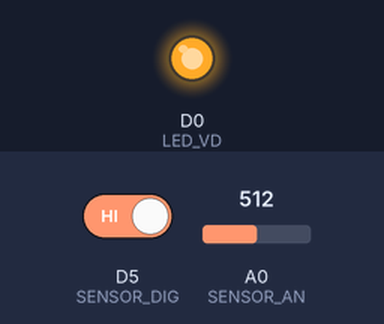
Recording of a sketch running on a simulated ESP8266 (NodeMCU). On the bench: output pins drawn as LEDs (lit = HIGH). Inputs (shaded band) come from the test bench; at power-on: A0 (SENSOR_AN) = 512, D5 (SENSOR_DIG) HIGH. What the sketch prints to the serial monitor is not drawn.

Above: at 1.4 s.
1.5 s: A0 (SENSOR_AN) set to 0
3.7 s: A0 (SENSOR_AN) set to 1023
Timing chart, 0 to 6.7 s (numbered marks = the images above; inputs shaded):
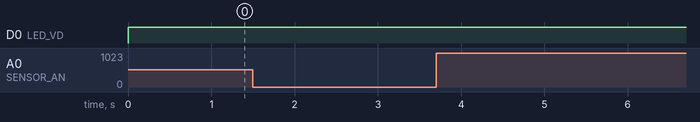

Measured:
- after the input at 1.5 s, every drawn part: stays the same
- after the input at 3.7 s, every drawn part: stays the same

The sketch:

sketch.ino
```cpp
#define LED_VD D0
#define LED_AM D3
#define LED_VM D4
#define SENSOR_DIG D5
#define SENSOR_AN A0

#define SENSOR_MAX 1023

union estados {
  uint16_t fullVar;
  struct ios {
    struct sensor {
      int an : 10;  // 0 - 9
      int dig : 1;  // 10
    } sensor;
    struct led {
      int vd : 1;  // 11
      int am : 1;  // 12
      int vm : 1;  // 13
    } led;
    int void14_15 : 2;  // 14 - 15
  } ios;
} estados;

float ldr_percent = 0;

void leituras_sensor() {
  bool leitura_dig = 0;
  int16_t leitura_an = 0;

  leitura_dig = !digitalRead(SENSOR_DIG);
  leitura_an = analogRead(SENSOR_AN);

  estados.ios.sensor.dig = (leitura_dig & 0x01);
  estados.ios.sensor.an = (leitura_an & 0x3FF);
  ldr_percent = (float)100.0 * (float)(leitura_an / (float)SENSOR_MAX);
}

void acende_leds() {
  static bool vd_ant, am_ant, vm_ant;
  bool vd_aux, am_aux, vm_aux;

  vd_aux = estados.ios.led.vd;
  am_aux = estados.ios.led.am;
  vm_aux = estados.ios.led.vm;

  digitalWrite(LED_VD, 1);
  digitalWrite(LED_AM, 1);
  digitalWrite(LED_VM, 1);
}

void serial() {
  Serial.println("LEDS: VD | AM | VM");
  Serial.printf("      %d  | %d  | %d\n\n",
                estados.ios.led.vd & 0x01,
                estados.ios.led.am & 0x01,
                estados.ios.led.vm & 0x01);

  Serial.println("LDR: DIG |  AN  | Percent");
  Serial.printf("      %d  | %4d | %3.2f%%\n",
  estados.ios.sensor.dig & 0x01,
  estados.ios.sensor.an & 0x3FF,
  ldr_percent);

  Serial.println("------------------------");
}

void setup() {
  pinMode(LED_VD, OUTPUT);
  pinMode(LED_VD, OUTPUT);
  pinMode(LED_VD, OUTPUT);
  pinMode(SENSOR_DIG, INPUT_PULLUP);
  pinMode(SENSOR_AN, INPUT_PULLUP);

  Serial.begin(9600);

  // Inicia desligado
  digitalWrite(LED_VD, 0);
  digitalWrite(LED_AM, 0);
  digitalWrite(LED_VM, 0);

  estados.fullVar = 0;
  Serial.println("============================================");
}

void loop() {
  leituras_sensor();

  estados.ios.led.am = 1;
  estados.ios.led.vm = 1;

  acende_leds();

  serial();

  delay(500);
}
```
